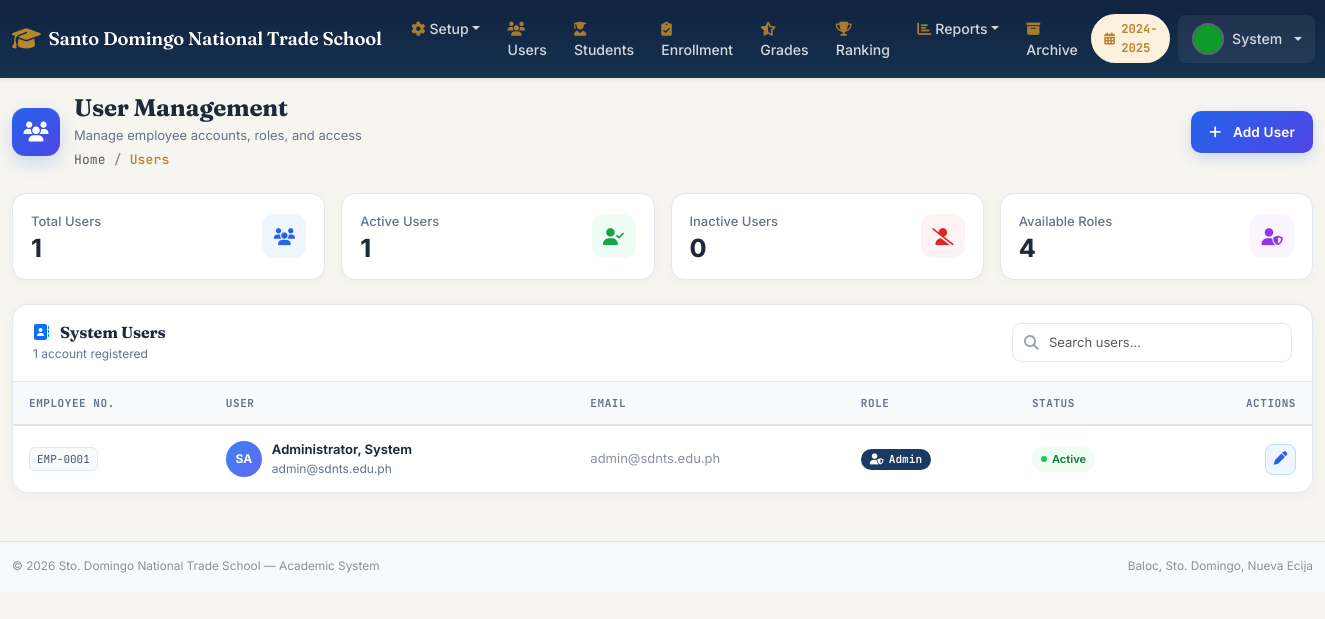
The page /admin/users.php (signed in) on the database its author committed.
### tables this page shows
CREATE TABLE `system_settings` (
  `settingID` INT AUTO_INCREMENT PRIMARY KEY,
  `settingKey` VARCHAR(100) UNIQUE NOT NULL,
  `settingValue` TEXT,
  `dateUpdated` DATETIME DEFAULT CURRENT_TIMESTAMP ON UPDATE CURRENT_TIMESTAMP
);

CREATE TABLE `academicYear` (
  `ayID` INT AUTO_INCREMENT PRIMARY KEY,
  `academicYear` VARCHAR(20) NOT NULL,
  `academicDesc` TEXT,
  `status` ENUM('active','inactive') DEFAULT 'inactive',
  `dateCreated` DATETIME DEFAULT CURRENT_TIMESTAMP,
  `dateDeleted` DATETIME DEFAULT NULL
);

CREATE TABLE `users` (
  `userID` INT AUTO_INCREMENT PRIMARY KEY,
  `employeeNo` VARCHAR(20) UNIQUE DEFAULT NULL,
  `firstName` VARCHAR(100) NOT NULL,
  `middleName` VARCHAR(100) DEFAULT NULL,
  `lastName` VARCHAR(100) NOT NULL,
  `extName` VARCHAR(10) DEFAULT NULL,
  `pic` VARCHAR(255) DEFAULT 'default.png',
  `roleID` INT NOT NULL,
  `email` VARCHAR(150) NOT NULL UNIQUE,
  `password` VARCHAR(255) NOT NULL,
  `programID` INT DEFAULT NULL,
  `isActive` TINYINT(1) DEFAULT 1,
  `dateCreated` DATETIME DEFAULT CURRENT_TIMESTAMP,
  `dateDeleted` DATETIME DEFAULT NULL,
  `deletedBy` INT DEFAULT NULL COMMENT 'Archive audit trail: userID who archived this record',
  FOREIGN KEY (`roleID`) REFERENCES `roles`(`roleID`)
);

CREATE TABLE `roles` (
  `roleID` INT AUTO_INCREMENT PRIMARY KEY,
  `roleName` VARCHAR(50) NOT NULL,
  `roleDesc` TEXT,
  `dateCreated` DATETIME DEFAULT CURRENT_TIMESTAMP,
  `dateDeleted` DATETIME DEFAULT NULL
);

### admin/users.php (the view, shortened to what the rows shown need)
<?php
require_once '../includes/config.php';
$db = getDB();
$users = $db->query("
    SELECT u.*, r.roleName
    FROM users u
    JOIN roles r ON u.roleID = r.roleID
    WHERE u.dateDeleted IS NULL
    ORDER BY r.roleID, u.lastName
")->fetchAll();
$totalUsers = count($users);
$activeUsers = count(array_filter($users, fn($u) => $u['isActive']));
$inactiveUsers = $totalUsers - $activeUsers;
include '../includes/header.php';
?>
<div class="users-page">
    <div class="row g-3 mb-4">
        <div class="col-6 col-lg-3">
            <div class="user-stat-card">
                <div class="stat-content">
                    <div>
                        <div class="stat-label">Active Users</div>
                        <div class="stat-value"><?= $activeUsers ?></div>
                    </div>
                </div>
            </div>
        </div>
        <div class="col-6 col-lg-3">
            <div class="user-stat-card">
                <div class="stat-content">
                    <div>
                        <div class="stat-label">Inactive Users</div>
                        <div class="stat-value"><?= $inactiveUsers ?></div>
                    </div>
                </div>
            </div>
        </div>
    </div>
    <div class="users-card">
        <div class="table-responsive">
            <table class="table users-table mb-0" id="usersTable">
                <thead>
                    <tr>
                        <th>Employee No.</th>
                        <th>User</th>
                        <th>Email</th>
                        <th>Role</th>
                        <th>Status</th>
                        <th class="text-end">Actions</th>
                    </tr>
                </thead>
                <tbody>
                <?php if (empty($users)): ?>
                    <tr>
                        <td colspan="6">
                            <div class="empty-users">
                                <div class="empty-users-icon">
                                    <i class="fas fa-users"></i>
                                </div>
                                <h6>No users found</h6>
                                <p class="mb-3">
                                    There are currently no registered users.
                                </p>
                                <button
                                    class="btn btn-primary btn-sm"
                                    data-bs-toggle="modal"
                                    data-bs-target="#modalUser"
                                    id="btnEmptyAddUser"
                                >
                                    <i class="fas fa-plus me-1"></i>
                                    Add First User
                                </button>
                            </div>
                        </td>
                    </tr>
                <?php else: ?>
                    <?php foreach ($users as $u): ?>
                        <?php
                        $fullName =
                            $u['lastName'] . ', ' .
                            $u['firstName'] . ' ' .
                            ($u['middleName']
                                ? substr($u['middleName'], 0, 1) . '.'
                                : '') .
                            ' ' .
                            ($u['extName'] ?? '');
                        $initials =
                            strtoupper(
                                substr($u['firstName'], 0, 1) .
                                substr($u['lastName'], 0, 1)
                            );
                        $roleClass = match ((int)$u['roleID']) {
                            1 => 'bg-primary',
                            2 => 'bg-success',
                            3 => 'bg-warning text-dark',
                            4 => 'bg-info text-dark',
                            default => 'bg-secondary'
                        };
                        ?>
                        <tr class="user-row">
                            <td>
                                <code class="employee-number">
                                    <?= clean($u['employeeNo'] ?? '-') ?>
                                </code>
                            </td>
                            <td>
                                <div class="user-identity">
                                    <div class="user-avatar">
                                        <?= clean($initials) ?>
                                    </div>
                                    <div>
                                        <div class="user-name">
                                            <?= clean(trim($fullName)) ?>
                                        </div>
                                        <div class="user-email">
                                            <?= clean($u['email']) ?>
                                        </div>
                                    </div>
                                </div>
                            </td>
                            <td>
                                <span class="text-muted">
                                    <?= clean($u['email']) ?>
                                </span>
                            </td>
                            <td>
                                <span class="badge <?= $roleClass ?> role-badge">
                                    <i class="fas fa-user-shield"></i>
                                    <?= clean($u['roleName']) ?>
                                </span>
                            </td>
                            <td>
                                <?php if ($u['isActive']): ?>
                                    <span class="status-badge status-active">
                                        <span class="status-dot"></span>
                                        Active
                                    </span>
                                <?php endif; ?>
                            </td>
                            <td>
                                <div class="user-actions justify-content-end">
                                    <button
                                        type="button"
                                        class="btn user-action-btn btn-edit btn-edit-user"
                                        title="Edit User"
                                        data-user='<?= htmlspecialchars(
                                            json_encode($u),
                                            ENT_QUOTES,
                                            'UTF-8'
                                        ) ?>'
                                        data-bs-toggle="modal"
                                        data-bs-target="#modalUser"
                                    >
                                        <i class="fas fa-pen"></i>
                                    </button>
                                </div>
                            </td>
                        </tr>
                    <?php endforeach; ?>
                <?php endif; ?>
                </tbody>
            </table>
        </div>
    </div>
</div>
<?php include '../includes/footer.php'; ?>

### includes/header.php (shortened to what the rows shown need)
<?php
$activeAY = getActiveAY();
$schoolName = getSetting('school_name') ?: 'SDNTS';
$currentUser = null;
try {
    $db = getDB();
    $stmt = $db->prepare("SELECT u.*, r.roleName FROM users u JOIN roles r ON u.roleID=r.roleID WHERE u.userID=?");
    $stmt->execute([$_SESSION['userID']]);
    $currentUser = $stmt->fetch();
} catch(Exception $e) {}
?>
<!DOCTYPE html>
<html lang="en">
<head>
  <link rel="stylesheet" href="https://cdnjs.cloudflare.com/ajax/libs/bootstrap/5.3.2/css/bootstrap.min.css">
  <link rel="stylesheet" href="https://cdnjs.cloudflare.com/ajax/libs/font-awesome/6.5.0/css/all.min.css">
  <link rel="stylesheet" href="https://cdnjs.cloudflare.com/ajax/libs/datatables/1.10.21/css/dataTables.bootstrap5.min.css">
  <link rel="stylesheet" href="<?= SITE_URL ?>/assets/css/style.css">
</head>
<body>
<nav class="navbar navbar-expand-lg navbar-dark site-navbar shadow-sm">
  <div class="container-fluid">
    <a class="navbar-brand d-flex align-items-center gap-2" href="<?= SITE_URL ?>/dashboard.php">
      <i class="fas fa-graduation-cap fa-lg"></i>
      <span class="d-none d-md-inline"><?= clean($schoolName) ?></span>
    </a>
    <div class="collapse navbar-collapse" id="navMain">
      <ul class="navbar-nav ms-auto align-items-center">
        <li class="nav-item me-2">
          <span class="ay-chip"><i class="fas fa-calendar-alt"></i><?= clean($activeAY['academicYear']) ?></span>
        </li>
        <li class="nav-item dropdown">
          <a class="nav-link dropdown-toggle d-flex align-items-center gap-2 user-menu-toggle" href="#" data-bs-toggle="dropdown">
            <img src="<?= SITE_URL ?>/assets/img/uploads/<?= clean($currentUser['pic'] ?? 'default.png') ?>"
                 class="rounded-circle user-avatar-img" width="32" height="32" style="object-fit:cover;" onerror="this.src='<?= SITE_URL ?>/assets/img/default.png'">
            <span class="d-none d-lg-inline"><?= clean($currentUser['firstName'] ?? '') ?></span>
          </a>
        </li>
      </ul>
    </div>
  </div>
</nav>
<div class="container-fluid mt-3">

### rows shown on the page
system_settings: settingValue "Santo Domingo National Trade School"
academicyear: academicYear "2024-2025"
users: pic (placeholder picture), firstName "System", isActive "1", isActive "0", employeeNo "EMP-0001", initials "SA", fullName "Administrator, System", email "admin@sdnts.edu.ph", roleID.roleName "Admin"

### other values the page prints
$totalUsers "1"
$totalRoles "4"
